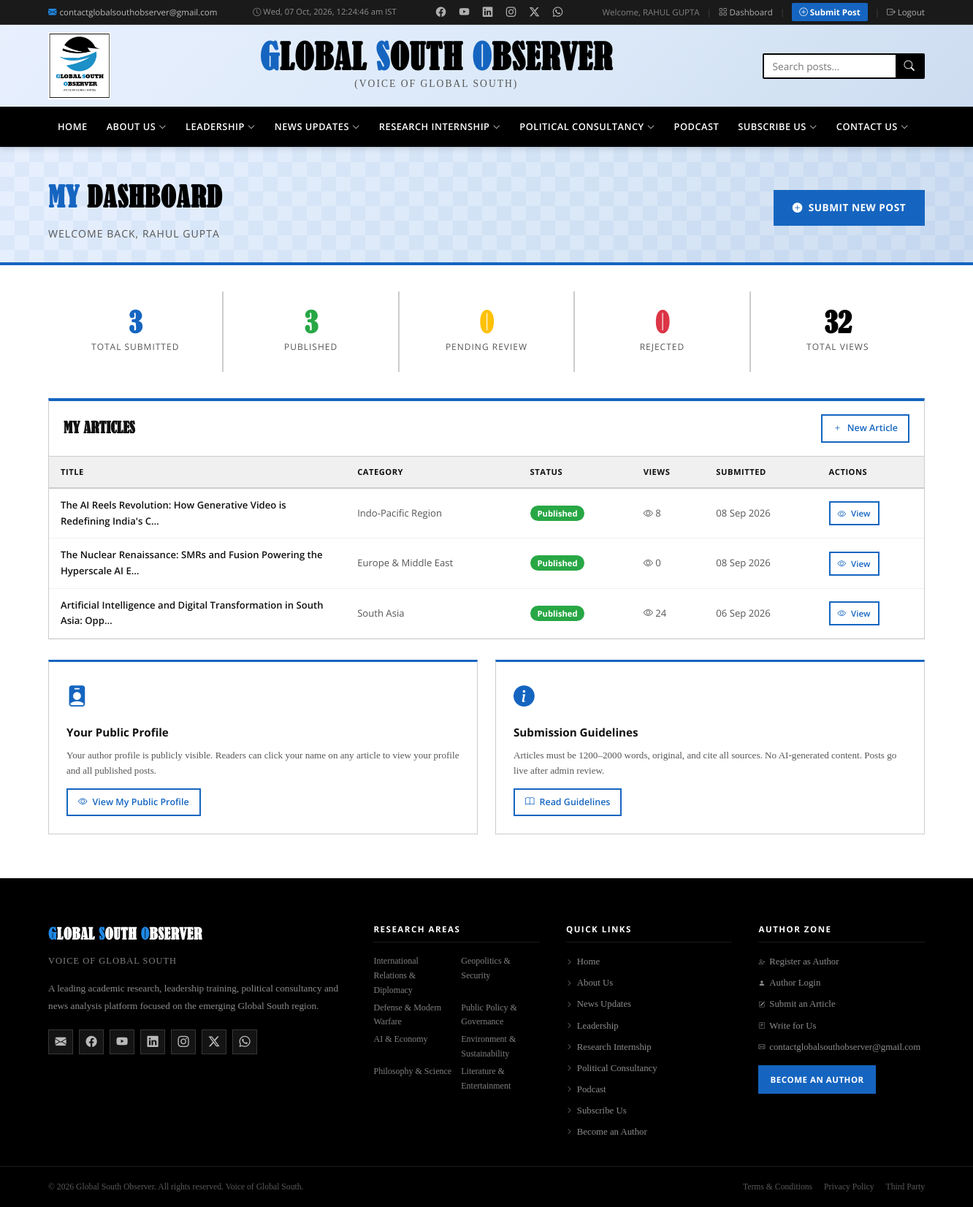
Page /author/dashboard/ (signed in) on the earlier database version.
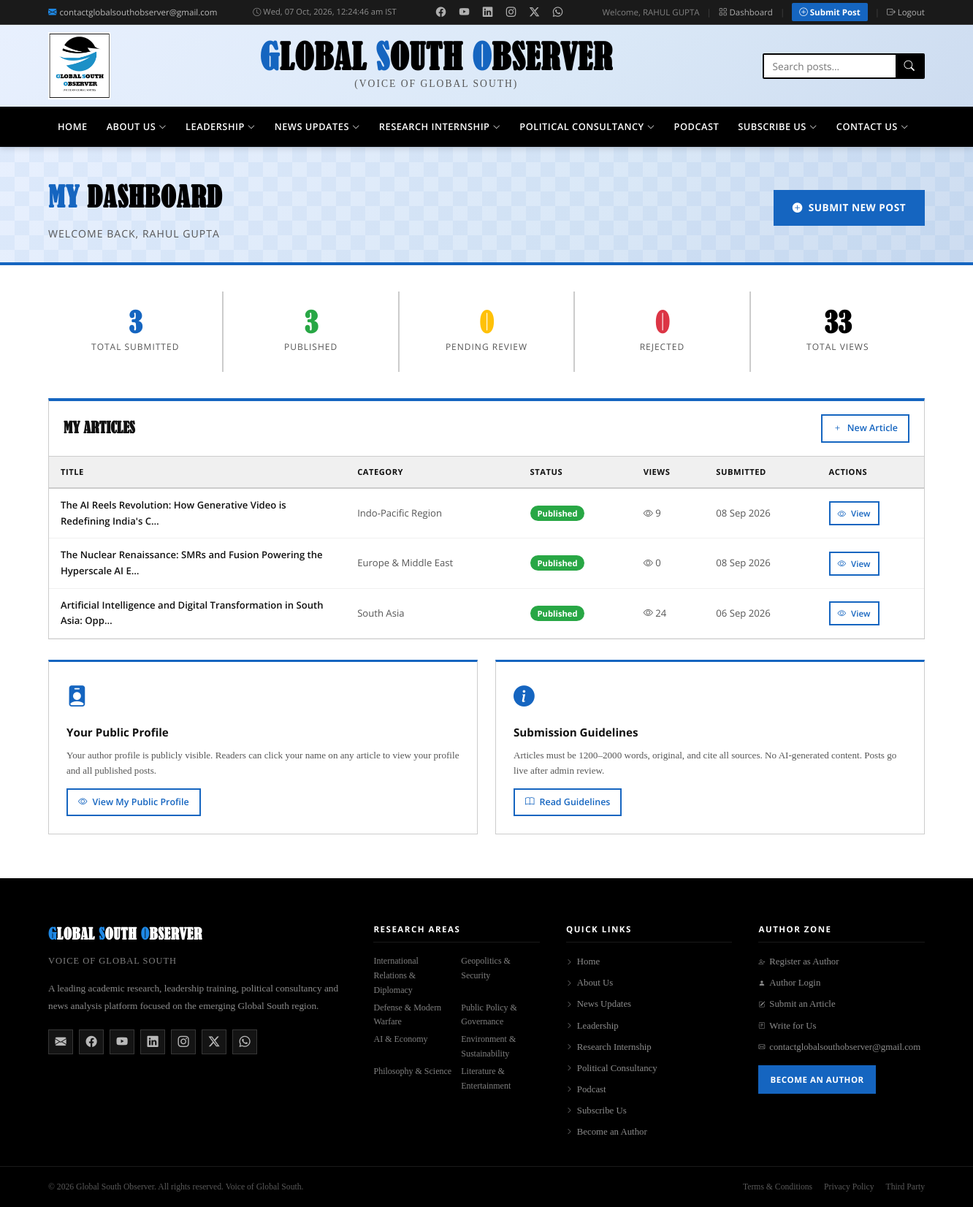
Same page on the later database version.
### observer/models.py (models this page shows, shortened)
class Post(models.Model):
    CATEGORY_CHOICES = [
        ('global-south',        'Global South'),
        ('indo-pacific',        'Indo-Pacific Region'),
        ('south-asia',          'South Asia'),
        ('south-east-asia',     'South East Asia'),
        ('africa-latin-america','Africa & Latin America'),
        ('europe-middle-east',  'Europe & Middle East'),
        ('arctic-north-america','Arctic & North America'),
    ]
    STATUS_CHOICES = [
        ('pending',   'Pending Review'),
        ('published', 'Published'),
        ('rejected',  'Rejected'),
    ]
    title            = models.CharField(max_length=300)
    slug             = models.SlugField(max_length=320, unique=True, blank=True)
    author           = models.ForeignKey(Author, on_delete=models.CASCADE, related_name='posts')
    category         = models.CharField(max_length=50, choices=CATEGORY_CHOICES)
    image            = models.ImageField(upload_to='posts/%Y/%m/')
    keywords         = models.CharField(max_length=500, help_text='Comma-separated keywords')
    content          = models.TextField()
    status           = models.CharField(max_length=20, choices=STATUS_CHOICES, default='pending')
    views            = models.PositiveIntegerField(default=0)
    rejection_reason = models.TextField(blank=True)
    created_at       = models.DateTimeField(auto_now_add=True)
    updated_at       = models.DateTimeField(auto_now=True)
    published_at     = models.DateTimeField(null=True, blank=True)
    class Meta:
        ordering = ['-created_at']
        verbose_name = 'Post'
        verbose_name_plural = 'Posts'
    def get_absolute_url(self):
        from django.urls import reverse
        return reverse('post_detail', kwargs={'slug': self.slug})

### observer/views.py (the view)
# urls.py: path('author/dashboard/',         views.author_dashboard_view,   name='author_dashboard'),
@login_required(login_url='/author/login/')
def author_dashboard_view(request):
    if not hasattr(request.user, 'author_profile'):
        return redirect('author_register')
    author = request.user.author_profile
    posts  = author.posts.all().order_by('-created_at')
    ctx = {
        'author':          author,
        'posts':           posts,
        'total_posts':     posts.count(),
        'published_posts': posts.filter(status='published').count(),
        'pending_posts':   posts.filter(status='pending').count(),
        'rejected_posts':  posts.filter(status='rejected').count(),
        'total_views':     author.total_views,
    }
    return render(request, 'author/dashboard.html', ctx)

### observer/models.py (called while the page is built)
    def __str__(self):
        return self.user.get_full_name() or self.user.username

    @property
    def total_views(self):
        return self.posts.filter(status='published').aggregate(
            total=Sum('views'))['total'] or 0

### templates/author/dashboard.html (shortened to what the changed rows need)
{% extends 'base.html' %}
{% load static %}
{% block content %}
<div class="page-hero" style="padding:36px 0 28px;">
  <div class="container">
    <div style="display:flex;align-items:center;justify-content:space-between;flex-wrap:wrap;gap:14px;">
      <div>
        <h1 class="page-hero-title" style="font-size:clamp(1.6rem,4vw,2.4rem);">
          <span>My</span> Dashboard
        </h1>
      </div>
    </div>
  </div>
</div>
<section class="section" style="padding-top:36px;">
  <div class="container">
    <div class="stats-row" style="margin:0 0 36px;">
      <div class="stat-item">
        <div class="stat-num" style="color:var(--black);">{{ total_views }}</div>
        <div class="stat-label">Total Views</div>
      </div>
    </div>
    <div style="background:var(--white);border:1px solid var(--border);border-top:4px solid var(--blue);">
      <div style="padding:18px 20px;border-bottom:1px solid var(--border);display:flex;align-items:center;justify-content:space-between;flex-wrap:wrap;gap:10px;">
        <h2 style="font-family:var(--font-title);font-size:1.3rem;font-weight:800;text-transform:uppercase;">My Articles</h2>
      </div>
      {% if posts %}
      <div style="overflow-x:auto;">
        <table style="width:100%;border-collapse:collapse;font-family:var(--font-ui);font-size:.82rem;">
          <thead>
            <tr style="background:var(--light-gray);text-align:left;">
              <th style="padding:12px 16px;font-weight:700;text-transform:uppercase;font-size:.7rem;letter-spacing:.5px;border-bottom:2px solid var(--border);">Title</th>
              <th style="padding:12px 16px;font-weight:700;text-transform:uppercase;font-size:.7rem;letter-spacing:.5px;border-bottom:2px solid var(--border);">Category</th>
              <th style="padding:12px 16px;font-weight:700;text-transform:uppercase;font-size:.7rem;letter-spacing:.5px;border-bottom:2px solid var(--border);">Status</th>
              <th style="padding:12px 16px;font-weight:700;text-transform:uppercase;font-size:.7rem;letter-spacing:.5px;border-bottom:2px solid var(--border);">Views</th>
              <th style="padding:12px 16px;font-weight:700;text-transform:uppercase;font-size:.7rem;letter-spacing:.5px;border-bottom:2px solid var(--border);">Submitted</th>
              <th style="padding:12px 16px;font-weight:700;text-transform:uppercase;font-size:.7rem;letter-spacing:.5px;border-bottom:2px solid var(--border);">Actions</th>
            </tr>
          </thead>
          <tbody>
            {% for post in posts %}
            <tr style="border-bottom:1px solid var(--light-gray);">
              <td style="padding:12px 16px;max-width:280px;">
                {% if post.status == 'published' %}
                <a href="{{ post.get_absolute_url }}" style="font-weight:600;color:var(--near-black);">
                  {{ post.title|truncatechars:70 }}
                </a>
                {% else %}
                <span style="color:var(--near-black);font-weight:600;">{{ post.title|truncatechars:70 }}</span>
                {% endif %}
              </td>
              <td style="padding:12px 16px;white-space:nowrap;color:var(--mid-gray);">{{ post.get_category_display }}</td>
              <td style="padding:12px 16px;white-space:nowrap;">
                {% if post.status == 'published' %}
                <span style="background:#28a745;color:#fff;padding:3px 10px;border-radius:12px;font-size:.7rem;font-weight:700;">Published</span>
                {% elif post.status == 'pending' %}
                <span style="background:#ffc107;color:#000;padding:3px 10px;border-radius:12px;font-size:.7rem;font-weight:700;">Pending</span>
                {% else %}
                <span style="background:#dc3545;color:#fff;padding:3px 10px;border-radius:12px;font-size:.7rem;font-weight:700;">Rejected</span>
                {% endif %}
              </td>
              <td style="padding:12px 16px;color:var(--mid-gray);">
                <i class="bi bi-eye"></i> {{ post.views }}
              </td>
              <td style="padding:12px 16px;white-space:nowrap;color:var(--mid-gray);">{{ post.created_at|date:"d M Y" }}</td>
              <td style="padding:12px 16px;white-space:nowrap;">
                {% if post.status == 'published' %}
                <a href="{{ post.get_absolute_url }}" class="btn-outline-blue" style="font-size:.72rem;padding:5px 10px;">
                  <i class="bi bi-eye"></i> View
                </a>
                {% elif post.status != 'published' %}
                <a href="{% url 'author_edit_post' post.pk %}" class="btn-outline-blue" style="font-size:.72rem;padding:5px 10px;">
                  <i class="bi bi-pencil"></i> Edit
                </a>
                {% endif %}
              </td>
            </tr>
            {% endfor %}
          </tbody>
        </table>
      </div>
      {% endif %}
    </div>
  </div>
</section>
{% endblock %}

Differences in the rows shown:
changed Post "Indo-Pacific Region": views "8" → "9"
Other differences:
{{ total_views }}: "32" → "33"
